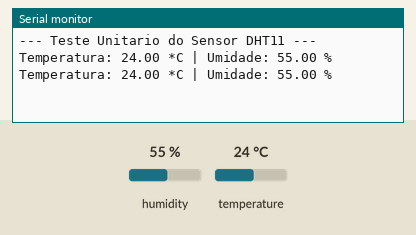
Recording of a sketch running on a simulated Arduino Uno, built with avr-gcc and run on an emulated ATmega328P. Parts: the last lines printed to the serial monitor. The test bench sets the inputs (shaded band); at power-on: humidity 55 %, temperature 24 °C.

Above: at 2.8 s.
2.9 s: humidity set to 22 %
At 4.5 s:
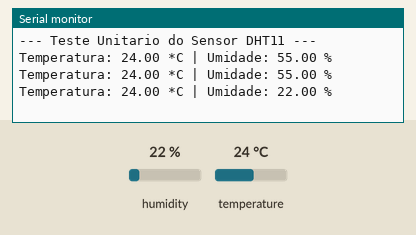
5.6 s: temperature set to 12 °C
At 6.9 s:
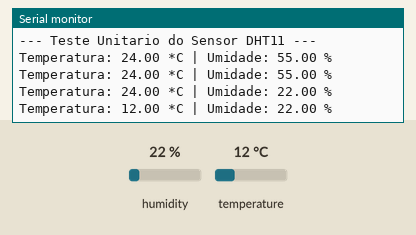
8.3 s: humidity set to 40 %
At 10.5 s:
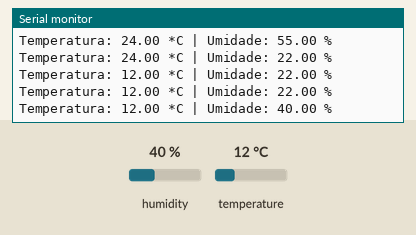
Timing chart, 0 to 12.0 s (numbered marks = the images above; inputs shaded):
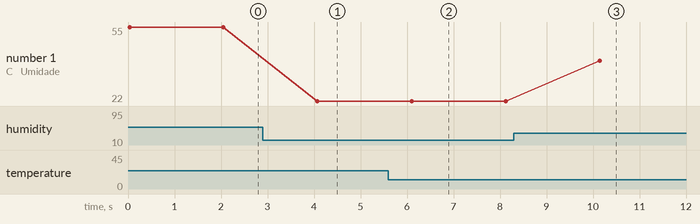

The sketch:

teste_dht11.ino
```cpp
#include <DHT.h>

#define DHTPIN 2
#define DHTTYPE DHT11
DHT dht(DHTPIN, DHTTYPE);

void setup() {
  Serial.begin(9600);
  Serial.println("--- Teste Unitario do Sensor DHT11 ---");
  dht.begin();
}

void loop() {
  float temp = dht.readTemperature();
  float umid = dht.readHumidity();

  if (isnan(temp) || isnan(umid)) {
    Serial.println("Erro ao ler dados do sensor DHT11! Verifique as conexoes (VCC, GND, DATA no Pino 2).");
  } else {
    Serial.print("Temperatura: ");
    Serial.print(temp);
    Serial.print(" *C | Umidade: ");
    Serial.print(umid);
    Serial.println(" %");
  }

  delay(2000); // Leitura recomendada a cada 2 segundos para o DHT11
}
```

Measured:
- after the input at 2.9 s, the serial monitor: prints a new line after 1.2 s (image 1)
- after the input at 5.6 s, the serial monitor: prints a new line after 0.50 s (image 2)
- after the input at 8.3 s, the serial monitor: prints a new line after 1.8 s (image 3)
- plotted number 1: 55 → 22 after the input at 2.9 s, 22 → 40 after the input at 8.3 s
